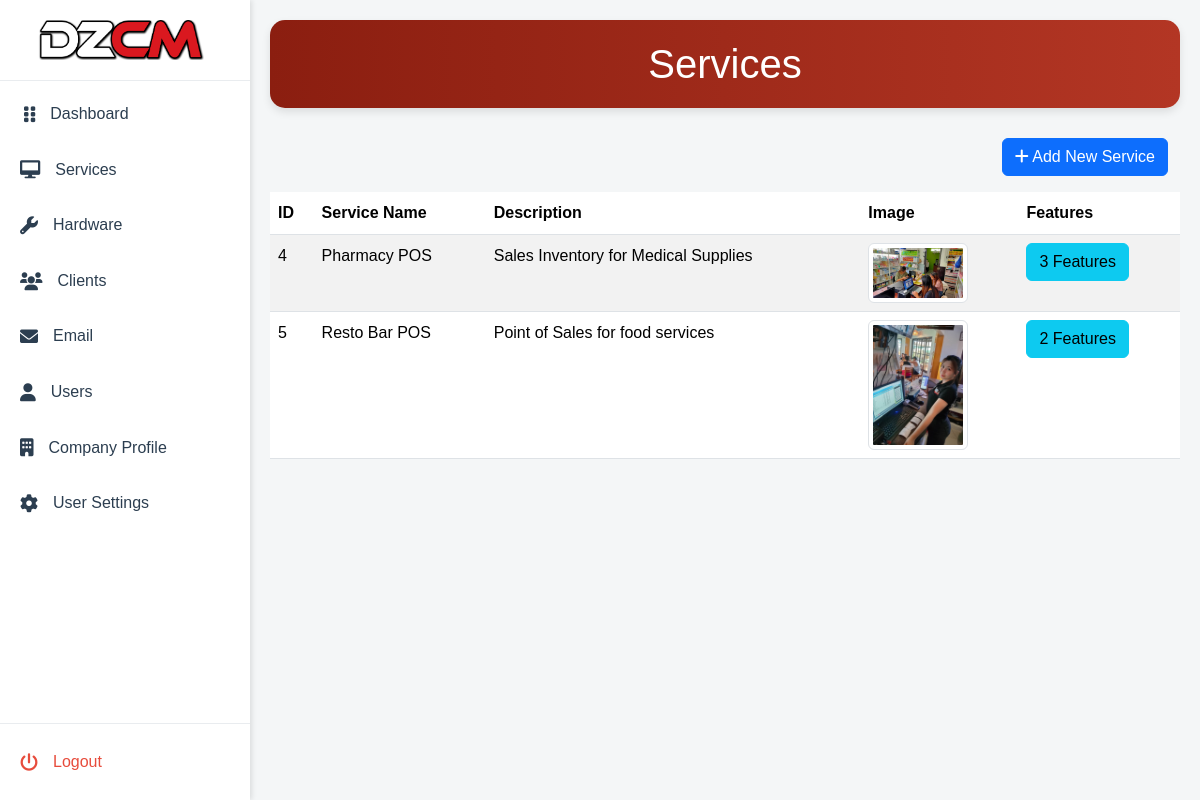
The page /Admin/index.php?page=services (signed in) on the database its author committed.
### tables this page shows
CREATE TABLE `services` (
  `service_id` int(11) NOT NULL,
  `service_name` varchar(255) NOT NULL,
  `description` text DEFAULT NULL,
  `image` varchar(255) DEFAULT NULL
);

### Admin/includes/conn.php (called while the page is built)
<?php
function con(){
    $servername = "localhost";
    $username = "root";
    $password = "";
    $myDB = "dezcom";
    $conn = mysqli_connect($servername, $username, $password, $myDB);
    if ($conn->connect_error) {
        echo "Connection failed: " . $conn->connect_error;
    }else{
        return $conn;
    }
}
?>

### Admin/pages/services.php (the view, shortened to what this page needs)
<?php
$page = isset($_GET['page']) ? (int)$_GET['page'] : 1;
$page = max($page, 1);
$recordsPerPage = 10;
$offset = ($page - 1) * $recordsPerPage;
$query = "
    SELECT s.service_id, s.service_name, s.description, s.image,
           COUNT(sf.service_feature_id) as feature_count
    FROM services s
    LEFT JOIN service_features sf ON s.service_id = sf.service_id
    GROUP BY s.service_id
    LIMIT $offset, $recordsPerPage
";
$result = mysqli_query(con(), $query);
?>
<header class="dashboard-header">
    <div class="container">
        <h1 class="mb-0">Services</h1>
    </div>
</header>
<div class="container">
    <div class="d-flex justify-content-end mb-3">
        <button id="addServiceBtn" type="button" class="btn btn-primary" data-bs-toggle="modal" data-bs-target="#addServiceModal">
            <i class="fas fa-plus"></i> Add New Service
        </button>
    </div>
</div>
<div class="services-table-container">
    <table class="table table-striped">
        <thead>
            <tr>
                <th>ID</th>
                <th>Service Name</th>
                <th>Description</th>
                <th>Image</th>
                <th>Features</th>
            </tr>
        </thead>
        <tbody>
            <?php while ($service = mysqli_fetch_assoc($result)): ?>
                <tr class="service-row" data-service-id="<?php echo $service['service_id']; ?>"
                    data-service-name="<?php echo htmlspecialchars($service['service_name']); ?>"
                    data-description="<?php echo htmlspecialchars($service['description']); ?>"
                    data-image="<?php echo htmlspecialchars($service['image']); ?>"
                    data-bs-toggle="modal" data-bs-target="#editServiceModal">
                    <td><?php echo htmlspecialchars($service['service_id']); ?></td>
                    <td><?php echo htmlspecialchars($service['service_name']); ?></td>
                    <td><?php echo htmlspecialchars($service['description']); ?></td>
                    <td>
                        <?php if ($service['image']): ?>
                            <img src="includes/uploads/services/<?php echo htmlspecialchars($service['image']); ?>"
                                alt="Service Image" class="img-thumbnail" style="width: 100px;">
                        <?php else: ?>
                            No Image
                        <?php endif; ?>
                    </td>
                    <td>
                        <a href="index.php?page=service-features&service_id=<?php echo $service['service_id']; ?>" class="btn btn-info"
                            data-service-id="<?php echo $service['service_id']; ?>">
                            <?php echo $service['feature_count']; ?> Features
                        </a>
                    </td>
                </tr>
            <?php endwhile; ?>
        </tbody>
    </table>
</div>

### Admin/assets/css/dashboard.css (style rules this page uses)
:root { --primary-color: #3498db; --primary-dark: #2980b9; --secondary-color: #2ecc71; --background-color: #f4f6f7; --text-color: #2c3e50; --sidebar-width: 250px; }
* { margin: 0; padding: 0; box-sizing: border-box; }
body, html { height: 100%; overflow-x: hidden; }
body { font-family: 'Arial', sans-serif; background-color: var(--background-color); color: var(--text-color); line-height: 1.6; }
.service-row, .service-feature-row, .clients-row, .hardware-row, .user-row { cursor: pointer; }
.dashboard-header { margin-bottom: 30px; display: flex; justify-content: space-between; align-items: center; flex-direction: row; justify-content: space-between; }
.dashboard-header { background: linear-gradient(to right, #8b1e10, #b33624); color: white; padding: 20px 0; text-align: center; box-shadow: 0 4px 8px rgba(0, 0, 0, 0.1); border-radius: 15px; }
a { text-decoration: none; }

### rows shown on the page
services: service_id "4", service_name "Pharmacy POS", description "Sales Inventory for Medical Supplies", image (picture), feature_count "3"
services: service_id "5", service_name "Resto Bar POS", description "Point of Sales for food services", image (picture), feature_count "2"
